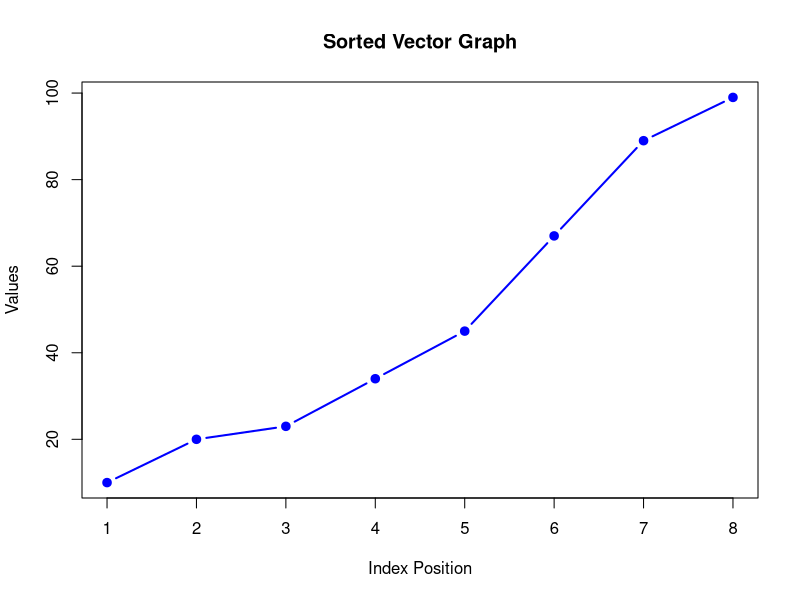

Write the R code that produced this figure.
# (B) Write the script in R to sort the values contained in the following vector 
# in ascending order and descending order: (23, 45, 10, 34, 89, 20, 67, 99). Demonstrate the output using graph. 

# 1. Define the vector with the given values
vec <- c(23, 45, 10, 34, 89, 20, 67, 99)

# Print the original vector
print("Original Vector:")
print(vec)

# 2. Sort the vector in Ascending order (lowest to highest)
asc_vec <- sort(vec)
print("Ascending Order:")
print(asc_vec)

# 3. Sort the vector in Descending order (highest to lowest)
# decreasing = TRUE reverses the default sort direction
desc_vec <- sort(vec, decreasing = TRUE)
print("Descending Order:")
print(desc_vec)



# 4. Demonstrate the output using a graph (Line Plot)
plot(asc_vec, 
     type = "b",                   # "b" plots both points and connecting lines
     col = "blue",                 # Sets the line/point color to blue
     lwd = 2,                      # Sets the line width (thickness)
     pch = 19,                     # Sets the point character type (solid dot)
     main = "Sorted Vector Graph", # Main title of the graph
     xlab = "Index Position",      # Label for the X-axis
     ylab = "Values")              # Label for the Y-axis
